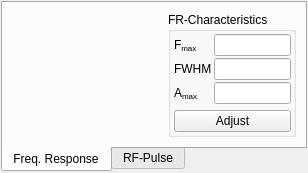
<?xml version="1.0" encoding="UTF-8"?>
<ui version="4.0">
 <class>RxTxControlWizard</class>
 <widget class="QWidget" name="RxTxControlWizard">
  <property name="geometry">
   <rect>
    <x>0</x>
    <y>0</y>
    <width>288</width>
    <height>173</height>
   </rect>
  </property>
  <property name="windowTitle">
   <string>Rx/Tx Control</string>
  </property>
  <layout class="QGridLayout" name="gridLayout_3">
   <property name="leftMargin">
    <number>1</number>
   </property>
   <property name="topMargin">
    <number>1</number>
   </property>
   <property name="rightMargin">
    <number>1</number>
   </property>
   <property name="bottomMargin">
    <number>1</number>
   </property>
   <item row="0" column="0">
    <widget class="QTabWidget" name="tabWidget">
     <property name="tabPosition">
      <enum>QTabWidget::South</enum>
     </property>
     <property name="tabShape">
      <enum>QTabWidget::Rounded</enum>
     </property>
     <property name="currentIndex">
      <number>0</number>
     </property>
     <widget class="QWidget" name="tabFRC">
      <attribute name="title">
       <string>Freq. Response</string>
      </attribute>
      <layout class="QGridLayout" name="gridLayout_2">
       <item row="0" column="0">
        <widget class="QwtPlot" name="qwtPlot">
         <property name="sizePolicy">
          <sizepolicy hsizetype="Preferred" vsizetype="Preferred">
           <horstretch>0</horstretch>
           <verstretch>0</verstretch>
          </sizepolicy>
         </property>
         <property name="minimumSize">
          <size>
           <width>150</width>
           <height>50</height>
          </size>
         </property>
         <property name="font">
          <font>
           <pointsize>8</pointsize>
          </font>
         </property>
        </widget>
       </item>
       <item row="0" column="1">
        <widget class="QGroupBox" name="gbxParams">
         <property name="title">
          <string>FR-Characteristics</string>
         </property>
         <layout class="QGridLayout" name="gridLayout">
          <property name="leftMargin">
           <number>3</number>
          </property>
          <property name="topMargin">
           <number>2</number>
          </property>
          <property name="rightMargin">
           <number>2</number>
          </property>
          <property name="bottomMargin">
           <number>2</number>
          </property>
          <property name="spacing">
           <number>2</number>
          </property>
          <item row="0" column="0">
           <widget class="QLabel" name="lblFmax">
            <property name="font">
             <font>
              <pointsize>9</pointsize>
             </font>
            </property>
            <property name="frameShape">
             <enum>QFrame::NoFrame</enum>
            </property>
            <property name="frameShadow">
             <enum>QFrame::Plain</enum>
            </property>
            <property name="text">
             <string>F&lt;sub&gt;max&lt;/sub&gt;</string>
            </property>
           </widget>
          </item>
          <item row="0" column="1">
           <widget class="QLineEdit" name="ledFmax">
            <property name="alignment">
             <set>Qt::AlignRight|Qt::AlignTrailing|Qt::AlignVCenter</set>
            </property>
            <property name="readOnly">
             <bool>true</bool>
            </property>
           </widget>
          </item>
          <item row="1" column="0">
           <widget class="QLabel" name="lblDF">
            <property name="font">
             <font>
              <pointsize>9</pointsize>
             </font>
            </property>
            <property name="frameShape">
             <enum>QFrame::NoFrame</enum>
            </property>
            <property name="frameShadow">
             <enum>QFrame::Plain</enum>
            </property>
            <property name="text">
             <string>FWHM</string>
            </property>
           </widget>
          </item>
          <item row="1" column="1">
           <widget class="QLineEdit" name="ledDF">
            <property name="alignment">
             <set>Qt::AlignRight|Qt::AlignTrailing|Qt::AlignVCenter</set>
            </property>
            <property name="readOnly">
             <bool>true</bool>
            </property>
           </widget>
          </item>
          <item row="2" column="0">
           <widget class="QLabel" name="lblAmax">
            <property name="font">
             <font>
              <pointsize>9</pointsize>
             </font>
            </property>
            <property name="frameShape">
             <enum>QFrame::NoFrame</enum>
            </property>
            <property name="frameShadow">
             <enum>QFrame::Plain</enum>
            </property>
            <property name="text">
             <string>A&lt;sub&gt;max&lt;/sub&gt;</string>
            </property>
           </widget>
          </item>
          <item row="2" column="1">
           <widget class="QLineEdit" name="ledAmax">
            <property name="alignment">
             <set>Qt::AlignRight|Qt::AlignTrailing|Qt::AlignVCenter</set>
            </property>
            <property name="readOnly">
             <bool>true</bool>
            </property>
           </widget>
          </item>
          <item row="3" column="0" colspan="2">
           <spacer name="verticalSpacer">
            <property name="orientation">
             <enum>Qt::Vertical</enum>
            </property>
            <property name="sizeHint" stdset="0">
             <size>
              <width>20</width>
              <height>126</height>
             </size>
            </property>
           </spacer>
          </item>
          <item row="4" column="0" colspan="2">
           <widget class="QPushButton" name="pbtAdjust">
            <property name="sizePolicy">
             <sizepolicy hsizetype="Minimum" vsizetype="Fixed">
              <horstretch>0</horstretch>
              <verstretch>0</verstretch>
             </sizepolicy>
            </property>
            <property name="text">
             <string>Adjust</string>
            </property>
           </widget>
          </item>
         </layout>
        </widget>
       </item>
      </layout>
     </widget>
     <widget class="QWidget" name="tabH1">
      <attribute name="title">
       <string>RF-Pulse</string>
      </attribute>
     </widget>
    </widget>
   </item>
  </layout>
 </widget>
 <customwidgets>
  <customwidget>
   <class>QwtPlot</class>
   <extends>QFrame</extends>
   <header>qwt_plot.h</header>
  </customwidget>
 </customwidgets>
 <resources/>
 <connections/>
</ui>
